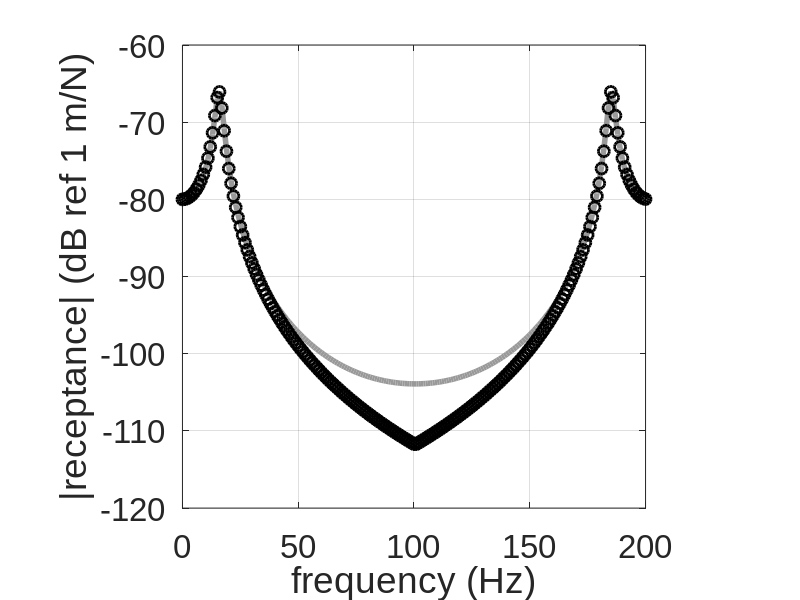
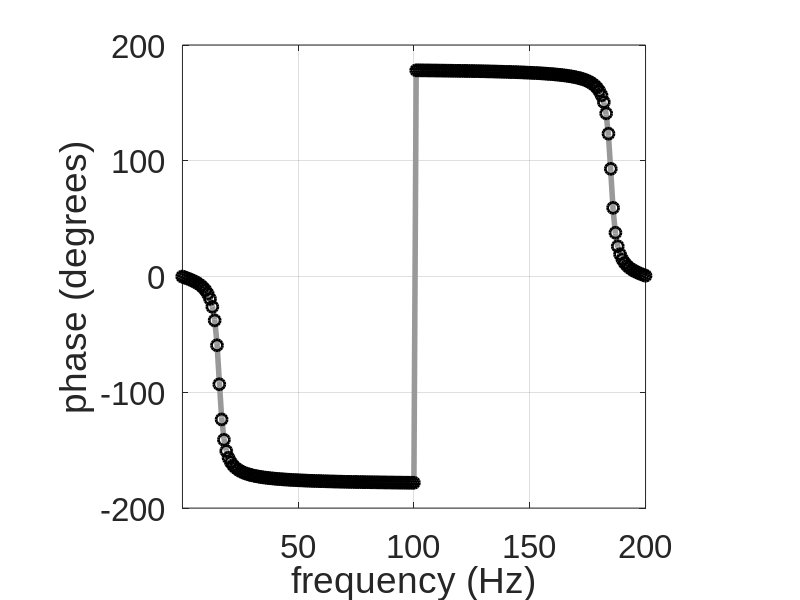
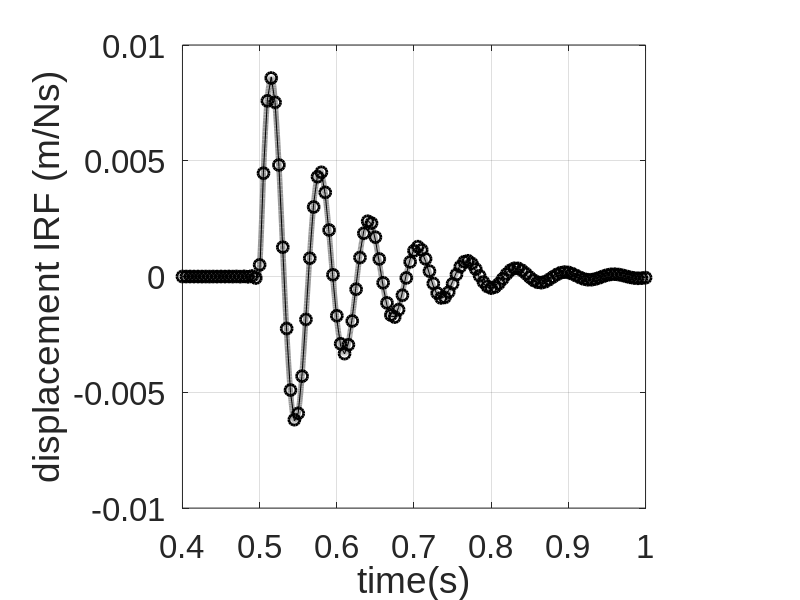
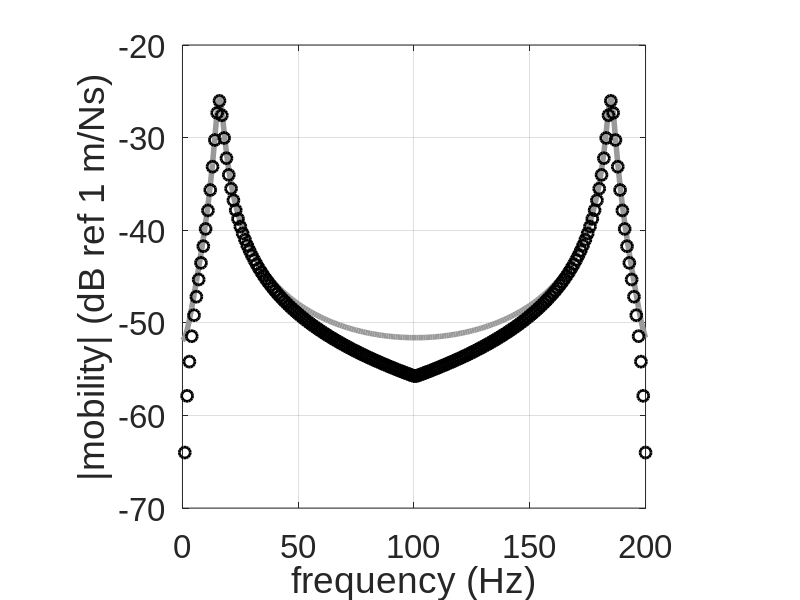

Recreate these plots in MATLAB, in order.
clear all

%% Parameters
m = 1;                              % see Matlab example 3.1           
k = 10000;                            
z = 0.1; c = 2*z*sqrt(m*k);          
wn=sqrt(k/m); wd=sqrt(1-z^2)*wn;    

%% Time and frequency parameters
fs=200;                             % see Matlab example 3.1
T=1;                                
dt=1/fs; t=0:dt:T;                  
df=1/T; f=0:df:fs;                  

%% Theoretical IRFs
%displacement
hdt= 1/(m*wd)*exp(-z*wn*t).*sin(wd*t);         % displacement IRF
%velocity
hv1= 1/(m*wd)*exp(-z*wn*t);
hv2= (wd*cos(wd*t)-z*wn*sin(wd*t));
hvt= hv1.*hv2;                                 % velocity IRF
%acceleration
ha1= 1/(m*wd)*exp(-z*wn*t);
ha2=-(wd^2*sin(wd*t) + z*wn*wd*cos(wd*t));
ha3= -z*wn*(wd*cos(wd*t) - z*wn*sin(wd*t));
hat=ha1.*(ha2+ha3);hat(1)=1/(dt*m)+hat(1);     % acceleration IRF

%% Calculation of DFTs
Hd=dt*fft(hdt);                                % receptance
Hv=dt*fft(hvt);                                % mobility
Ha=dt*fft(hat);                                % accelerance

%% Theoretical FRFs
fr=0:df:fs/2;                                  % frequency vector                 
w=2*pi*fr;                                     
HD=1./(k-w.^2*m+j*w*c);                        % receptance
HV=j*w.*HD;                                    % mobility
HA=j*w.*HV;                                    % accelerance

%% Form double-sided spectra
Hda=[HD fliplr(conj(HD))];HDd=Hda(1:length(t)); % receptance 
Hva=[HV fliplr(conj(HV))];HVd=Hva(1:length(t)); % mobility
Haa=[HA fliplr(conj(HA))];HAd=Haa(1:length(t)); % accelerance   
%% inverse Fourier transforms
hdi=fs*ifft(HDd);                              % displacement IRF
hvi=fs*ifft(HVd);                              % velocity IRF
hai=fs*ifft(HAd);                              % acceleration IRF
%% calculation of convolved sinc function with IRF
a=0.05;dtt=a*dt;tt=0:dtt:T;
ts=-T/2:dtt:T/2;
W=fs*sinc(fs*ts);
%displacement
hd= 1/(m*wd)*exp(-z*wn*tt).*sin(wd*tt);        % displacement IRF
hdc=conv(hd,W)*dtt;hdcc=hdc(1:length(tt));     % convolve IRF with sinc function
%velocity
hv1= 1/(m*wd)*exp(-z*wn*tt);                   
hv2= (wd*cos(wd*tt)-z*wn*sin(wd*tt));
hv=hv1.*hv2;                                   % velocity IRF 
hvc=conv(hv,W)*dtt;hvcc=hvc(1:length(tt));     % convolve IRF with sinc function
%acceleration
ha1= 1/(m*wd)*exp(-z*wn*tt);
ha2=-(wd^2*sin(wd*tt) + z*wn*wd*cos(wd*tt));
ha3= -z*wn*(wd*cos(wd*tt) - z*wn*sin(wd*tt));
ha=ha1.*(ha2+ha3); ha(1)=1/(dtt*m)+ha(1);      % acceleration IRF
hac=conv(ha,W)*dtt;hacc=hac(1:length(tt));     % convolve IRF with sinc function
%% shifting the IRFs to seee the acausality
hdcirc=circshift(hdt',100);
hdicirc=circshift(hdi',100);
hdcccirc=circshift(hdcc',(length(tt)+1)/2+100/a);
hvcirc=circshift(hvt',100);
hvicirc=circshift(hvi',100);
hvcccirc=circshift(hvcc',(length(tt)+1)/2+100/a);
hacirc=circshift(hat',100);
haicirc=circshift(hai',100);
hacccirc=circshift(hacc',(length(tt)+1)/2+100/a);
%% plot the results
%displacement
figure (1)                                                  % modulus
plot(f,20*log10(abs(Hd)),'Linewidth',4,'Color',[.6 .6 .6])
hold on
plot(f,20*log10(abs(HDd)),'ok','Linewidth',2,'MarkerSize',8)
axis([0,fs,-120,-60])
set(gca,'fontname', 'arial','fontsize',24)
xlabel('frequency (Hz)');
ylabel('|receptance| (dB ref 1 m/N)');
grid;axis square
%
figure (2)                                                   % phase
plot(f,180/pi*(angle(Hd)),'Linewidth',4,'Color',[.6 .6 .6])
hold on
plot(f,180/pi*(angle(HDd)),'ok','Linewidth',2,'MarkerSize',8)
axis([0.1,fs,-200,200])
set(gca,'fontname', 'arial','fontsize',24)
xlabel('frequency (Hz)');
ylabel('phase (degrees)');
grid;axis square

figure (3)                                                   % IRF
plot(tt,hdcccirc,'Linewidth',4,'Color',[.6 .6 .6])
hold on
plot(t,hdicirc,'ok','Linewidth',2,'MarkerSize',8)
hold on
plot(t,hdcirc,'k','Markersize',6)
axis([0.4,1,-0.01,0.01])
grid;axis square
set(gca,'fontname', 'arial','fontsize',24)
xlabel('time(s)');
ylabel('displacement IRF (m/Ns)');

%velocity
figure (4)                                                   % modulus
plot(f,20*log10(abs(Hv)),'Linewidth',4,'Color',[.6 .6 .6])
hold on
plot(f,20*log10(abs(HVd)),'ok','Linewidth',2,'MarkerSize',8)
axis([0,fs,-70,-20])
set(gca,'fontname', 'arial','fontsize',24)
xlabel('frequency (Hz)');
ylabel('|mobility| (dB ref 1 m/Ns)');
grid;axis square
%
figure (5)                                                   % phase
plot(f,180/pi*(angle(Hv)),'Linewidth',4,'Color',[.6 .6 .6])
hold on
plot(f,180/pi*(angle(HVd)),'ok','Linewidth',2,'MarkerSize',8)
grid;axis square
axis([0,fs,-100,100])
set(gca,'fontname', 'arial','fontsize',24)
xlabel('frequency (Hz)');
ylabel('phase (degrees)');

figure (6)                                                   % IRF
plot(tt,hvcccirc,'Linewidth',4,'Color',[.6 .6 .6])
hold on
plot(t,hvicirc,'ok','linewidth',2)
hold on
plot(t,hvcirc,'k','Linewidth',2)
axis([0.4,1,-1,1.2])
set(gca,'fontname', 'arial','fontsize',24)
xlabel('time(s)');
ylabel('velocity IRF (m/Ns^2)');
grid;axis square

figure (7)                                                   % modulus
plot(f,20*log10(abs(Ha)),'Linewidth',4,'Color',[.6 .6 .6])
hold on
plot(f,20*log10(abs(HAd)),'ok','Linewidth',2,'MarkerSize',8)
axis([0,fs,-40,20])
set(gca,'fontname', 'arial','fontsize',24)
xlabel('frequency (Hz)');
ylabel('|accelerance| (dB ref 1 m/Ns^2)');
grid;axis square
%
figure (8)                                                   % phase
plot(f,180/pi*unwrap(angle(Ha)),'Linewidth',4,'Color',[.6 .6 .6])
hold on
plot(f,180/pi*(angle(HAd)),'ok','Linewidth',2,'MarkerSize',8)
grid;axis square
axis([0,fs,-200,200])
set(gca,'fontname', 'arial','fontsize',24)
xlabel('frequency (Hz)');
ylabel('phase (degrees)');

figure (9)                                                   % IRF                         
plot(tt,hacccirc,'Linewidth',4,'Color',[.6 .6 .6])
hold on
plot(t,haicirc,'ok','Linewidth',2,'MarkerSize',8)
hold on
plot(t,hacirc,'k','Linewidth',2)
axis([0.4,1,-150,200])
set(gca,'fontname', 'arial','fontsize',24)
xlabel('time(s)');
ylabel('acceleration IRF (m/Ns^3)');
grid;axis square
